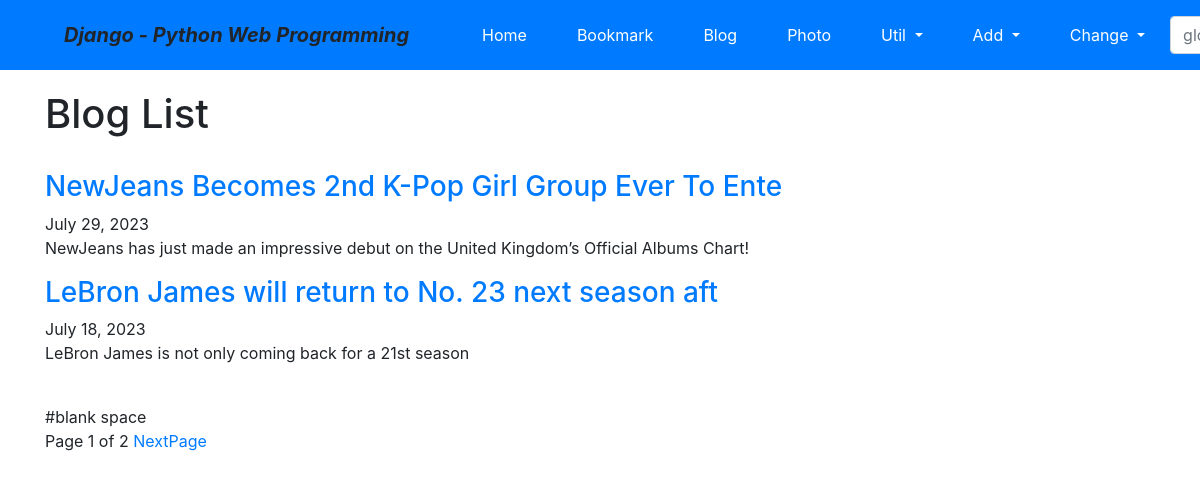
Page /blog/ (signed in) on the committed database.
### blog/models.py (models this page shows, shortened)
class Post(models.Model):
    title = models.CharField(verbose_name='TITLE', max_length=50)
    slug = models.SlugField('SLUG', unique=True, allow_unicode=True, help_text='one word for title alias.')
    description = models.CharField('DESCRIPTION', max_length=100, blank=True, help_text='simple description text.')
    content = models.TextField('CONTENT')
    create_dt = models.DateTimeField('CREATE DATE', auto_now_add=True)
    modify_dt = models.DateTimeField('MODIFY DATE', auto_now=True)
    tags = TaggableManager(blank=True)
    owner = models.ForeignKey(User, on_delete=models.CASCADE, verbose_name='OWNER', blank=True, null=True)
    class Meta:
        verbose_name = 'post'
        verbose_name_plural = 'posts'
        db_table = 'blog_posts'
        ordering = ('-modify_dt',)
    def get_absolute_url(self):
        return reverse('blog:post_detail', args=(self.slug,))

### blog/views.py (the view)
# urls.py: path('', views.PostLV.as_view(), name='index'),
class PostLV(ListView):
    model = Post
    template_name = 'blog/post_all.html'
    context_object_name = 'posts'
    paginate_by = 2

### blog/templates/blog/post_all.html (shortened to what this page needs)
{% extends "base.html" %}
{% block content %}
<h1>Blog List</h1>
<br>
{% for post in posts %}
    <h3><a href='{{ post.get_absolute_url }}'>{{ post.title }}</a></h3>
    {{ post.modify_dt|date:"N d, Y" }}
    <p>{{ post.description }}</p>
{% endfor %}
<br>   #blank space
<div>
    <span>
        Page {{ page_obj.number }} of {{ page_obj.paginator.num_pages }}
        {% if page_obj.has_next %}
            <a href="?page={{ page_obj.next_page_number }}">NextPage</a>
        {% endif %}
    </span>
</div>
{% endblock %}

### rows in the picture
Post: title "NewJeans Becomes 2nd K-Pop Girl Group Ever To Ente", modify_dt "July 29, 2023", description "NewJeans has just made an impressive debut on the United Kingdom’s Official Albums Chart!"
Post: title "LeBron James will return to No. 23 next season aft", modify_dt "July 18, 2023", description "LeBron James is not only coming back for a 21st season"

### other values in the picture
{{ page_obj.number }} "1"
{{ page_obj.paginator.num_pages }} "2"
